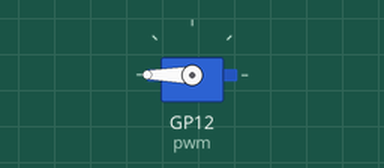
The program below on a simulated Raspberry Pi Pico running CircuitPython. Shown: servo.

Above: at 0.05 s.
Timing chart, 0 to 3.0 s (numbered marks = the images above):
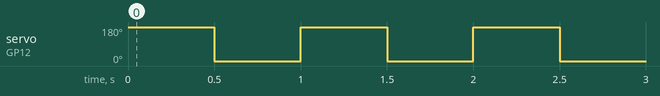

Measured:
- by itself, servo on GP12 (pwm): alternates 180° for 0.50 s and 0° for 0.50 s

The program:

motors-servo.py
```python
## ----------  Servo Motor --------- ##
#   tested with tinkertanks frisbee   #

import time, board, pwmio
from adafruit_motor import servo

pwm = pwmio.PWMOut(board.GP12, duty_cycle=2**15, frequency=50)
my_servo = servo.Servo(pwm)

while True:
    my_servo.angle = 180
    time.sleep(0.5)
    my_servo.angle = 0
    time.sleep(0.5)
```
